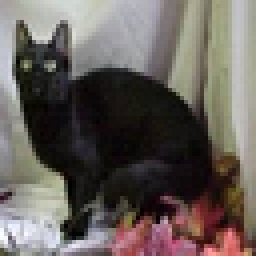
#> input picture week2/Logistic regression/datasets/training_set/cats/cat_1.png, 64 x 64 px (shown 4 times larger); its folder holds only this picture in this run; the run also reads 1 picture not shown here
$ jupyter execute --allow-errors 'Logistic Regression as a Neural Network.ipynb'   (shell and % lines are left out)   (older library calls are emulated)
#> lines starting #> are read from the running program, lines starting #| are printed output that depends on the picture
[cell 1]
import numpy as np
import matplotlib.pyplot as plt
import h5py
import scipy
from PIL import Image
from scipy import ndimage
import pandas as pd

loading the data set

[cell 2]
import os
import csv

def create_csv(dataset_path, csv_filename):
    with open(csv_filename, 'w', newline='') as csvfile:
        csvwriter = csv.writer(csvfile)
        csvwriter.writerow(['Filepath', 'Label'])

        for class_folder in os.listdir(dataset_path):
            class_path = os.path.join(dataset_path, class_folder)
            if os.path.isdir(class_path):
                for image_file in os.listdir(class_path):
                    image_path = os.path.join(class_path, image_file)
                    label = class_folder  # assuming the folder name is the label
                    csvwriter.writerow([image_path, label])

# Create CSV for training set
create_csv('datasets/training_set', 'train_labels.csv')

# Create CSV for test set
#> (the rest of this cell did not finish here and is left out)


[cell 3]
def load_dataset():
    # Load the CSV files using Pandas
    train_dataset = pd.read_csv('train_labels.csv')
    test_dataset = pd.read_csv('test_labels.csv')

    # Extract features (file paths) and labels
    train_set_x_orig = np.array(train_dataset['Filepath'])
    train_set_y_orig = np.array(train_dataset['Label'])

    test_set_x_orig = np.array(test_dataset['Filepath'])
    test_set_y_orig = np.array(test_dataset['Label'])

    # Extract classes
    classes = np.unique(train_set_y_orig)

    # Reshape labels
    train_set_y_orig = train_set_y_orig.reshape((1, train_set_y_orig.shape[0]))
    test_set_y_orig = test_set_y_orig.reshape((1, test_set_y_orig.shape[0]))

    return train_set_x_orig, train_set_y_orig, test_set_x_orig, test_set_y_orig, classes


#Example usage of above code
train_set_x_orig, train_set_y_orig, test_set_x_orig, test_set_y_orig, classes = load_dataset()

[cell 4]
x = train_set_y_orig
print(len(x))

[cell 5]
x   = train_set_y_orig
print(len(x))

now checking the shape of the data stored in the varaibles

[cell 6]
x2 = np.array(train_set_x_orig)
print(x2)

As the answer is 1 it indicates that the array is a 1d array which contains all the labels of images wether it is cat or a dog

[cell 7]
# Example of a picture
import matplotlib.pyplot as plt

index = 5
#> (the rest of this cell did not finish here and is left out)

[cell 8]
from PIL import Image
import numpy as np

# Assuming train_set_x is a 1D array containing file paths of training images
for file_path in train_set_x_orig:
    # Load the image using PIL
    image = Image.open(file_path)
#> image is the input picture: PIL image 64x64 RGB; mean R, G, B 102.7, 95.3, 90.6

    # Get and print the dimensions of the image
    width, height = image.size
#> width = 64; height = 64
    print(f"Image at '{file_path}' has dimensions: {width} x {height}")
#| Image at 'datasets/training_set/cats/cat_1.png' has dimensions: 64 x 64

[cell 9]
### START CODE HERE ### (≈ 3 lines of code)
m_train = train_set_x_orig.shape[0]
m_test =  test_set_x_orig.shape[0]
print ("Number of training examples: m_train = " + str(m_train))
print ("Number of testing examples: m_test = " + str(m_test))
print ("train_set_x shape: " + str(train_set_x_orig.shape))

[cell 10]
#computing value of num_px
from PIL import Image

# Example: Load the first image in train_set_x_orig
first_image_path = train_set_x_orig[0]
first_image = Image.open(first_image_path)

# Get the dimensions of the first image
num_px_height, num_px_width = first_image.size
#> num_px_height = 64; num_px_width = 64

# Print the dimensions
print("Height/Width of each image: num_px =", num_px_height, "x", num_px_width)
#| Height/Width of each image: num_px = 64 x 64
num_px = num_px_height
#> num_px = 64
print(num_px)
#| 64

[cell 11]
### START CODE HERE ### (≈ 3 lines of code)
m_train = train_set_x_orig.shape[0]
m_test =  test_set_x_orig.shape[0]
num_px = 64
print ("Number of training examples: m_train = " + str(m_train))
print ("Number of testing examples: m_test = " + str(m_test))
print ("Height/Width of each image: num_px = " + str(num_px))
print ("Each image is of size: (" + str(num_px) + ", " + str(num_px) + ", 3)")
print ("train_set_x shape: " + str(train_set_x_orig.shape))
print ("train_set_y shape: " + str(train_set_y_orig.shape))
print ("test_set_x shape: " + str(test_set_x_orig.shape))
print ("test_set_y shape: " + str(test_set_y_orig.shape))

[cell 12]
from PIL import Image
import numpy as np
import os

# Define the target size
target_size = (64, 64)

# Function to load and resize an image
def load_and_resize(file_path):
    return np.array(Image.open(file_path).resize(target_size, Image.ANTIALIAS))

# Specify the path to the datasets folder"
datasets_path = 'C:/Users/HP/Downloads/neural networks and deep learning(coursera)/week2/Logistic regression/datasets'

# Get the paths to the train and test folders
train_path = os.path.join(datasets_path, 'training_set')
test_path = os.path.join(datasets_path, 'test_set')

# Get the list of file paths in train_set_x_orig
train_set_x_orig = [os.path.join(root, file) for root, dirs, files in os.walk(train_path) for file in files]

# Reshape images in train_set_x_orig
resized_train_set_x = np.array([load_and_resize(file_path) for file_path in train_set_x_orig])
resized_test_set_x = np.array([load_and_resize(file_path) for file_path in test_set_x_orig])
# Print the shapes of the resized arrays
print("Number of training examples: m_train =", len(train_set_x_orig))
print("Height/Width of each image: num_px =", target_size[0])
print("Each image is of size:", target_size + (3,))
print("Resized train_set_x shape:", resized_train_set_x.shape)
#| Resized train_set_x shape: (2, 64, 64, 3)

resized the arrays by loading each image and create a NumPy array containing the pixel values.

[cell 13]
m_train = resized_train_set_x.shape[0]
#> m_train = 2
m_test =  resized_train_set_x.shape[0]
#> m_test = 2
num_px = resized_train_set_x.shape[1]
print ("Number of training examples: m_train = " + str(m_train))
#| Number of training examples: m_train = 2
print ("Number of testing examples: m_test = " + str(m_test))
#| Number of testing examples: m_test = 2
print ("Height/Width of each image: num_px = " + str(num_px))
#| Height/Width of each image: num_px = 64
print ("Each image is of size: (" + str(num_px) + ", " + str(num_px) + ", 3)")
#| Each image is of size: (64, 64, 3)
print ("train_set_x shape: " + str(resized_train_set_x.shape))
#| train_set_x shape: (2, 64, 64, 3)
print ("train_set_x shape: " + str(resized_test_set_x.shape))
print ("train_set_y shape: " + str(train_set_y_orig.shape))
print ("test_set_y shape: " + str(test_set_y_orig.shape))

[cell 14]
# Reshape the training and test examples

### START CODE HERE ### (≈ 2 lines of code)
train_set_x_flatten = resized_train_set_x.reshape(resized_train_set_x.shape[1]*resized_train_set_x.shape[2]*resized_train_set_x.shape[3],resized_train_set_x.shape[0])
#> train_set_x_flatten = 12288 pairs, first value 0 to 255, second value 0 to 255
test_set_x_flatten = resized_train_set_x.reshape(resized_train_set_x.shape[1]*resized_train_set_x.shape[2]*resized_train_set_x.shape[3],resized_train_set_x.shape[0])
#> test_set_x_flatten has the same summary as train_set_x_flatten
### END CODE HERE ###

print ("train_set_x_flatten shape: " + str(train_set_x_flatten.shape))
#| train_set_x_flatten shape: (12288, 2)
print ("train_set_y shape: " + str(train_set_y_orig.shape))
print ("test_set_x_flatten shape: " + str(test_set_x_flatten.shape))
#| test_set_x_flatten shape: (12288, 2)
print ("test_set_y shape: " + str(test_set_y_orig.shape))
print ("sanity check after reshaping: " + str(train_set_x_flatten[0:5,0]))
#| sanity check after reshaping: [169 162 161 167 157]

the next step is standarisation . basically this is performed so that the data can have mean of 0 and standard deviation of 1 . and also to have consistency of scale

[cell 15]
train_set_x = train_set_x_flatten / 255.0
#> train_set_x = 12288 pairs, first value 0 to 1, second value 0 to 1
test_set_x = test_set_x_flatten / 255.0
#> test_set_x has the same summary as train_set_x
print(train_set_x)
#> (printed output is left out)

General Architecture of the learning algorithm

[cell 16]
# implementation of sigmoid function
# GRADED FUNCTION: sigmoid

def sigmoid(z):
    """
    Compute the sigmoid of z

    Arguments:
    z -- A scalar or numpy array of any size.

    Return:
    s -- sigmoid(z)
    """

    ### START CODE HERE ### (≈ 1 line of code)
    s = 1/(1+np.exp(-z))
    ### END CODE HERE ###

    return s

[cell 17]
print ("sigmoid([0, 2]) = " + str(sigmoid(np.array([0,2]))))

[cell 18]
# GRADED FUNCTION: initialize_with_zeros

def initialize_with_zeros(dim):
    """
    This function creates a vector of zeros of shape (dim, 1) for w and initializes b to 0.

    Argument:
    dim -- size of the w vector we want (or number of parameters in this case)

    Returns:
    w -- initialized vector of shape (dim, 1)
    b -- initialized scalar (corresponds to the bias)
    """
#> called with dim = 64

    ### START CODE HERE ### (≈ 1 line of code)
    w = np.zeros((dim,1))
#> w = 64 values from 0 to 0
    b = 0
    ### END CODE HERE ###

    assert(w.shape == (dim, 1))
    assert(isinstance(b, float) or isinstance(b, int))

    return w, b

[cell 19]
w, b = initialize_with_zeros(num_px)
#> w = 64 values from 0 to 0; b = 0
print ("w = " + str(w))
#> (printed output is left out)
print ("b = " + str(b))
#| b = 0

But for image the dimension will be num_px*num_px*3 so again passing value

[cell 20]
w, b = initialize_with_zeros(num_px)
print ("w = " + str(w))
#> (printed output is left out)
print ("b = " + str(b))
#| b = 0

[cell 21]
#forward and backward propagation
def propagate(w, b, X, Y):
    m = X.shape[1]
    A = sigmoid(np.dot (w.T,X) +b)
    Y = np.array(Y, dtype=float)  # Convert Y to a NumPy array with float data type
    A = np.array(A)

    cost = np.sum(((- np.log(A))*Y + (-np.log(1-A))*(1-Y)))/m  # compute cost
    # backward propagation
    dw = (np.dot(X,(A-Y).T))/m
    db = (np.sum(A-Y))/m
    # end here .
    assert(dw.shape == w.shape)
    assert(db.dtype == float)
    cost = np.squeeze(cost)
    assert(cost.shape == ())
    grads = {"dw": dw,
             "db": db}

    return grads, cost

[cell 22]
w, b, X, Y = np.array([[1.],[2.]]), 2., np.array([[1.,2.,-1.],[3.,4.,-3.2]]), np.array([[1,0,1]])
grads, cost = propagate(w, b, X, Y)
print ("dw = " + str(grads["dw"]))
print ("db = " + str(grads["db"]))
print ("cost = " + str(cost))

[cell 23]
# GRADED FUNCTION: optimize

def optimize(w, b, X, Y, num_iterations, learning_rate, print_cost = False):
    """
    This function optimizes w and b by running a gradient descent algorithm

    Arguments:
    w -- weights, a numpy array of size (num_px * num_px * 3, 1)
    b -- bias, a scalar
    X -- data of shape (num_px * num_px * 3, number of examples)
    Y -- true "label" vector (containing 0 if non-cat, 1 if cat), of shape (1, number of examples)
    num_iterations -- number of iterations of the optimization loop
    learning_rate -- learning rate of the gradient descent update rule
    print_cost -- True to print the loss every 100 steps

    Returns:
    params -- dictionary containing the weights w and bias b
    grads -- dictionary containing the gradients of the weights and bias with respect to the cost function
    costs -- list of all the costs computed during the optimization, this will be used to plot the learning curve.

    Tips:
    You basically need to write down two steps and iterate through them:
        1) Calculate the cost and the gradient for the current parameters. Use propagate().
        2) Update the parameters using gradient descent rule for w and b.
    """
#> called with w = array of shape (2, 1), b = 2, X = array of shape (2, 3), Y = array of shape (1, 3), num_iterations = 100, learning_rate = 0.009, print_cost = False

    costs = []

    for i in range(num_iterations):


        # Cost and gradient calculation (≈ 1-4 lines of code)
        ### START CODE HERE ###
        grads, cost = propagate(w, b, X, Y)
        ### END CODE HERE ###

        # Retrieve derivatives from grads
        dw = grads["dw"]
        db = grads["db"]

        # update rule (≈ 2 lines of code)
        ### START CODE HERE ###
        w = w - (learning_rate*dw)
        b = b - (learning_rate*db)
        ### END CODE HERE ###

        # Record the costs
        if i % 100 == 0:
            costs.append(cost)

        # Print the cost every 100 training iterations
        if print_cost and i % 100 == 0:
            print ("Cost after iteration %i: %f" %(i, cost))

    params = {"w": w,
              "b": b}

    grads = {"dw": dw,
             "db": db}

    return params, grads, costs

[cell 24]
params, grads, costs = optimize(w, b, X, Y, num_iterations= 100, learning_rate = 0.009, print_cost = False)

print ("w = " + str(params["w"]))
print ("b = " + str(params["b"]))
print ("dw = " + str(grads["dw"]))
print ("db = " + str(grads["db"]))

[cell 25]
import matplotlib.pyplot as plt
plt.plot(costs)
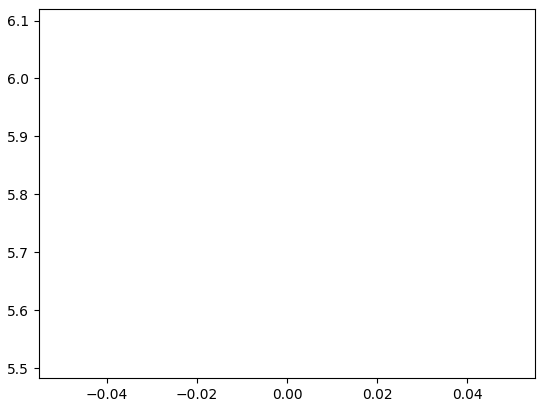
#> figure drawn by matplotlib, 1 panel

[cell 26]
# GRADED FUNCTION: predict

def predict(w, b, X):
    '''
    Predict whether the label is 0 or 1 using learned logistic regression parameters (w, b)

    Arguments:
    w -- weights, a numpy array of size (num_px * num_px * 3, 1)
    b -- bias, a scalar
    X -- data of size (num_px * num_px * 3, number of examples)

    Returns:
    Y_prediction -- a numpy array (vector) containing all predictions (0/1) for the examples in X
    '''

    m = X.shape[1]
    Y_prediction = np.zeros((1,m))
    w = w.reshape(X.shape[0], 1)

    # Compute vector "A" predicting the probabilities of a cat being present in the picture
    ### START CODE HERE ### (≈ 1 line of code)
    A = sigmoid(np.dot(w.T,X) + b)           # Dimentions = (1, m)
    ### END CODE HERE ###

    #### WORKING SOLUTION 1: USING IF ELSE ####
    #for i in range(A.shape[1]):
        ## Convert probabilities A[0,i] to actual predictions p[0,i]
        ### START CODE HERE ### (≈ 4 lines of code)
        #if (A[0,i] >= 0.5):
        #    Y_prediction[0, i] = 1
        #else:
        #    Y_prediction[0, i] = 0
        ### END CODE HERE ###

    #### WORKING SOLUTION 2: ONE LINE ####
    #for i in range(A.shape[1]):
        ## Convert probabilities A[0,i] to actual predictions p[0,i]
        ### START CODE HERE ### (≈ 4 lines of code)
        #Y_prediction[0, i] = 1 if A[0,i] >=0.5 else 0
        ### END CODE HERE ###

    #### WORKING SOLUTION 3: VECTORISED IMPLEMENTATION ####
    Y_prediction = (A >= 0.5) * 1.0

    assert(Y_prediction.shape == (1, m))

    return Y_prediction

[cell 27]
w = np.array([[0.1124579],[0.23106775]])
b = -0.3
X = np.array([[1.,-1.1,-3.2],[1.2,2.,0.1]])
print ("predictions = " + str(predict(w, b, X)))

Merge all functions to make a model

[cell 28]
# GRADED FUNCTION: model

def model(X_train, Y_train, X_test, Y_test, num_iterations = 2000, learning_rate = 0.5, print_cost = False):
#> called with X_train = array of shape (12288, 2), Y_train = array of shape (1, 2), X_test = array of shape (12288, 2), Y_test = array of shape (1, 0), num_iterations = 5000, learning_rate = 0.005, print_cost = False
    w, b = initialize_with_zeros(X_train.shape[0])
#> w = 12288 values from 0 to 0

    # Gradient descent (≈ 1 line of code)
    parameters, grads, costs = optimize(w, b, X_train, Y_train, num_iterations, learning_rate, print_cost)
#> the loop in optimize, `for i in range(num_iterations):` made 1 pass
#> A in propagate on pass 1: [[0.5, 0.5]]
#> after the loop in optimize, `for i in range(num_iterations):`: b = 0; costs = []; w = 12288 values from 0 to 0

    # Retrieve parameters w and b from dictionary "parameters"
    w = parameters["w"]
    b = parameters["b"]

    # Predict test/train set examples (≈ 2 lines of code)
    Y_prediction_test = predict(w, b, X_test)
    Y_prediction_train = predict(w, b, X_train)
    ### END CODE HERE ###
    # Print train/test Errors
    print("train accuracy: {} %".format(100 - np.mean(np.abs(Y_prediction_train - Y_train)) * 100))
    print("test accuracy: {} %".format(100 - np.mean(np.abs(Y_prediction_test - Y_test)) * 100))


    d = {"costs": costs,
         "Y_prediction_test": Y_prediction_test,
         "Y_prediction_train" : Y_prediction_train,
         "w" : w,
         "b" : b,
         "learning_rate" : learning_rate,
         "num_iterations": num_iterations}
    return d

#> (a cell that did not finish here is left out)

visualise an image

[cell 30]
# Example of a picture that was wrongly classified.
index = 16
#> (the rest of this cell did not finish here and is left out)

plotting cost function and gradients

#> (a cell that did not finish here is left out)

The curve  plotted between the number of iterations and cost is a visualization of how a logistic regression model is learning. It shows the cost function, which measures how well your model is performing, as it updates its parameters over time.

The specific shape of the curve can tells a lot about how well your model is learning:

A steep descent followed by a gradual decline: This is the ideal scenario. It means that the  model is quickly learning and then fine-tuning its parameters to minimize the cost function.
A shallow descent followed by a plateau: This could mean that the model is not learning effectively, or that it has reached a local minimum in the cost function.
A curve that oscillates up and down: This could mean that the learning rate is too high. The model is taking too large steps and overshooting the minimum of the cost function.
In this case, the curve starts off with a steep descent, but then it starts to plateau around iteration 10. This suggests that themodel is learning well at first, but then it starts to get stuck in a local minimum. we can try decreasing the learning rate or using a different optimization algorithm to see if you can get the model to converge to a lower cost.

[cell 32]
# GRADED FUNCTION: model

def model(X_train, Y_train, X_test, Y_test, num_iterations = 1000, learning_rate = 0.5, print_cost = False):
#> called with X_train = array of shape (12288, 2), Y_train = array of shape (1, 2), X_test = array of shape (12288, 2), Y_test = array of shape (1, 0), num_iterations = 1000, learning_rate = 0.002, print_cost = False
    w, b = initialize_with_zeros(X_train.shape[0])

    # Gradient descent (≈ 1 line of code)
    parameters, grads, costs = optimize(w, b, X_train, Y_train, num_iterations, learning_rate, print_cost)
#> after the loop in optimize, `for i in range(num_iterations):`: b = 0

    # Retrieve parameters w and b from dictionary "parameters"
    w = parameters["w"]
    b = parameters["b"]

    # Predict test/train set examples (≈ 2 lines of code)
    Y_prediction_test = predict(w, b, X_test)
    Y_prediction_train = predict(w, b, X_train)
    ### END CODE HERE ###
    # Print train/test Errors
    print("train accuracy: {} %".format(100 - np.mean(np.abs(Y_prediction_train - Y_train)) * 100))
    print("test accuracy: {} %".format(100 - np.mean(np.abs(Y_prediction_test - Y_test)) * 100))


    d = {"costs": costs,
         "Y_prediction_test": Y_prediction_test,
         "Y_prediction_train" : Y_prediction_train,
         "w" : w,
         "b" : b,
         "learning_rate" : learning_rate,
         "num_iterations": num_iterations}
    return d
